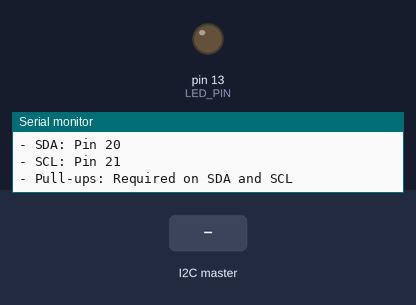
This sketch was run on a simulated Arduino Mega 2560, built with avr-gcc and run on an emulated ATmega2560. Parts: output pins drawn as LEDs (lit = HIGH), the last lines printed to the serial monitor. Inputs (shaded band) come from the test bench.

Above: at 1.2 s.
1.3 s: the I2C master sends the byte 1
At 1.9 s:
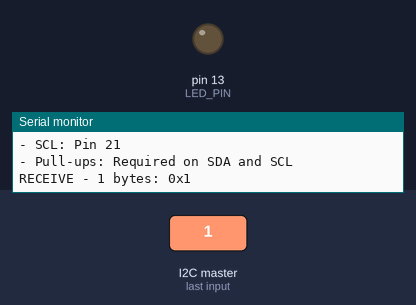
2.8 s: the I2C master sends the byte 90
At 4.3 s:
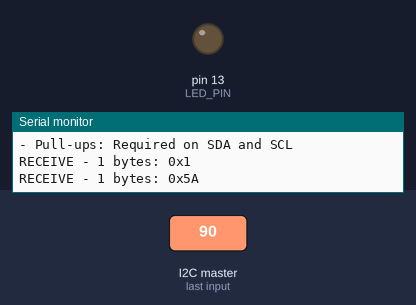
5.8 s: the I2C master sends the byte 200
At 6.6 s:
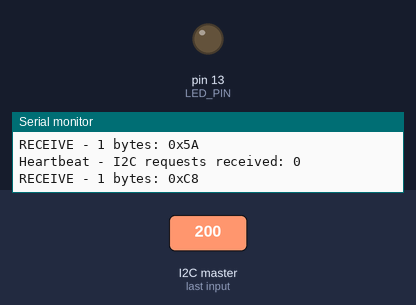
Timing chart, 0 to 8.8 s (numbered marks = the images above; inputs shaded):
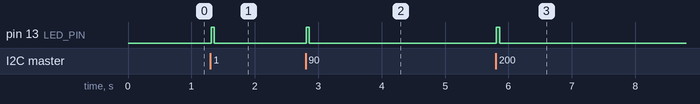

Measured:
- after the input at 1.3 s, pin 13 (LED_PIN): LOW → HIGH at once, → LOW 0.05 s later
- after the input at 2.8 s, pin 13 (LED_PIN): LOW → HIGH at once, → LOW 0.05 s later
- after the input at 5.8 s, pin 13 (LED_PIN): LOW → HIGH at once, → LOW 0.05 s later

The sketch:

i2c_slave_test.ino
```cpp
/*
 * Simple I2C Slave Test for Arduino Mega
 * Upload this to Mega to verify I2C communication works
 *
 * Expected behavior:
 * - Mega listens on I2C address 0x08
 * - Responds to any read with incrementing counter
 * - Blinks LED on every I2C request
 * - Prints debug info to Serial
 */

#include <Wire.h>

#define I2C_ADDRESS 0x08
#define LED_PIN 13

volatile uint8_t counter = 0;
volatile bool requestReceived = false;

void setup() {
  Serial.begin(115200);
  pinMode(LED_PIN, OUTPUT);

  Serial.println("========================================");
  Serial.println("I2C Slave Test - Arduino Mega");
  Serial.println("========================================");
  Serial.print("I2C Address: 0x");
  Serial.println(I2C_ADDRESS, HEX);
  Serial.println("Waiting for I2C requests from Pi...");
  Serial.println();

  // Initialize I2C as slave
  Wire.begin(I2C_ADDRESS);
  Wire.onRequest(requestEvent);
  Wire.onReceive(receiveEvent);

  Serial.println("I2C initialized. Status:");
  Serial.println("- SDA: Pin 20");
  Serial.println("- SCL: Pin 21");
  Serial.println("- Pull-ups: Required on SDA and SCL");
  Serial.println();
}

void loop() {
  if (requestReceived) {
    requestReceived = false;

    // Blink LED to show activity
    digitalWrite(LED_PIN, HIGH);
    delay(50);
    digitalWrite(LED_PIN, LOW);
  }

  // Print heartbeat every 5 seconds
  static unsigned long lastHeartbeat = 0;
  if (millis() - lastHeartbeat > 5000) {
    lastHeartbeat = millis();
    Serial.print("Heartbeat - I2C requests received: ");
    Serial.println(counter);
  }
}

// Called when Pi requests data
void requestEvent() {
  counter++;
  Wire.write(counter);  // Send counter value
  requestReceived = true;

  Serial.print("REQUEST #");
  Serial.print(counter);
  Serial.print(" - Sent: 0x");
  Serial.println(counter, HEX);
}

// Called when Pi sends data
void receiveEvent(int numBytes) {
  Serial.print("RECEIVE - ");
  Serial.print(numBytes);
  Serial.print(" bytes: ");

  while (Wire.available()) {
    uint8_t data = Wire.read();
    Serial.print("0x");
    Serial.print(data, HEX);
    Serial.print(" ");
  }
  Serial.println();
  requestReceived = true;
}
```
